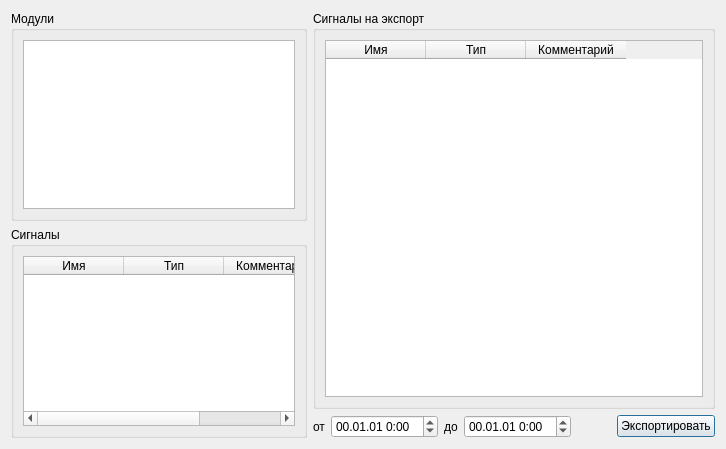
<?xml version="1.0" encoding="UTF-8"?>
<ui version="4.0">
 <class>exportWin</class>
 <widget class="QDialog" name="exportWin">
  <property name="geometry">
   <rect>
    <x>0</x>
    <y>0</y>
    <width>726</width>
    <height>449</height>
   </rect>
  </property>
  <property name="windowTitle">
   <string>Экспорт в JSON</string>
  </property>
  <layout class="QHBoxLayout" name="horizontalLayout_2">
   <item>
    <layout class="QVBoxLayout" name="verticalLayout_4">
     <item>
      <widget class="QGroupBox" name="groupBox">
       <property name="title">
        <string>Модули</string>
       </property>
       <layout class="QVBoxLayout" name="verticalLayout">
        <item>
         <widget class="QListWidget" name="lstModule"/>
        </item>
       </layout>
      </widget>
     </item>
     <item>
      <widget class="QGroupBox" name="groupBox_2">
       <property name="title">
        <string>Сигналы</string>
       </property>
       <layout class="QVBoxLayout" name="verticalLayout_2">
        <item>
         <widget class="QTableWidget" name="lstSignals">
          <column>
           <property name="text">
            <string>Имя</string>
           </property>
          </column>
          <column>
           <property name="text">
            <string>Тип</string>
           </property>
          </column>
          <column>
           <property name="text">
            <string>Комментарий</string>
           </property>
          </column>
         </widget>
        </item>
       </layout>
      </widget>
     </item>
    </layout>
   </item>
   <item>
    <layout class="QVBoxLayout" name="verticalLayout_5">
     <item>
      <widget class="QGroupBox" name="groupBox_3">
       <property name="title">
        <string>Сигналы на экспорт</string>
       </property>
       <layout class="QVBoxLayout" name="verticalLayout_3">
        <item>
         <widget class="QTableWidget" name="lstSignExp">
          <column>
           <property name="text">
            <string>Имя</string>
           </property>
          </column>
          <column>
           <property name="text">
            <string>Тип</string>
           </property>
          </column>
          <column>
           <property name="text">
            <string>Комментарий</string>
           </property>
          </column>
         </widget>
        </item>
       </layout>
      </widget>
     </item>
     <item>
      <layout class="QHBoxLayout" name="horizontalLayout">
       <item>
        <widget class="QLabel" name="label">
         <property name="text">
          <string>от</string>
         </property>
        </widget>
       </item>
       <item>
        <widget class="QDateTimeEdit" name="dTimeFrom">
         <property name="displayFormat">
          <string>yy.MM.dd H:mm</string>
         </property>
        </widget>
       </item>
       <item>
        <widget class="QLabel" name="label_2">
         <property name="text">
          <string>до</string>
         </property>
        </widget>
       </item>
       <item>
        <widget class="QDateTimeEdit" name="dTimeTo">
         <property name="displayFormat">
          <string>yy.MM.dd H:mm</string>
         </property>
        </widget>
       </item>
       <item>
        <spacer name="horizontalSpacer">
         <property name="orientation">
          <enum>Qt::Horizontal</enum>
         </property>
         <property name="sizeHint" stdset="0">
          <size>
           <width>40</width>
           <height>20</height>
          </size>
         </property>
        </spacer>
       </item>
       <item>
        <widget class="QPushButton" name="btnExport">
         <property name="text">
          <string>Экспортировать</string>
         </property>
        </widget>
       </item>
      </layout>
     </item>
    </layout>
   </item>
  </layout>
 </widget>
 <resources/>
 <connections/>
</ui>
